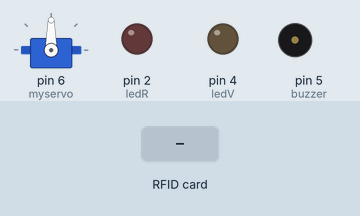
This sketch was run on a simulated Arduino Uno, built with avr-gcc and run on an emulated ATmega328P. Parts: servo, output pins drawn as LEDs (lit = HIGH), buzzer (waves = sounding, pin HIGH). The inputs (shaded band) are chosen by the test bench. Pins used as bus, display or sensor lines are not drawn; what the sketch prints to the serial monitor is not drawn.

Above: at 1.2 s.
1.3 s: RFID card 19 8A AF 6E held to the reader
At 1.45 s:
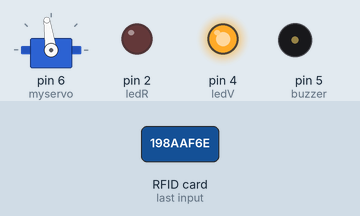
At 3.7 s:
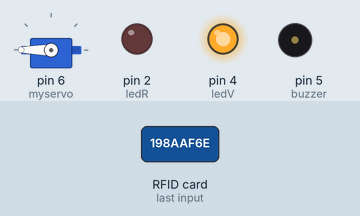
4.3 s: RFID card 5E 7A 19 C4 held to the reader
At 7.4 s:
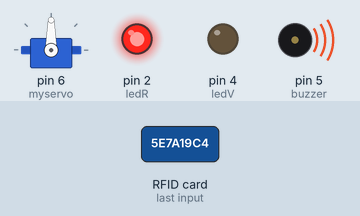
Timing chart, 0 to 11.6 s (numbered marks = the images above; inputs shaded):
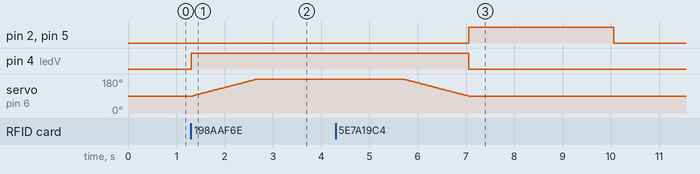

The sketch:

RFIDprogram.ino
```cpp
#include <SPI.h>
#include <MFRC522.h>
#include <Servo.h>
 Servo myservo;  // create servo object to control a servo
#define SS_PIN 10
#define RST_PIN 9
  int ledR = 2;
  int ledV = 4;
  int buzzer = 5;
 MFRC522 mfrc522(SS_PIN, RST_PIN);   // Instanta MFRC522
  int pos = 90;    // variable to store the servo position


void setup(){
  Serial.begin(9600);
  SPI.begin();      // Initializare  SPI bus
  mfrc522.PCD_Init();   // Initializare MFRC522
  myservo.attach(6);  // attaches the servo on pin 6 to the servo object
  Serial.println("Apropiați-vă cardul de cititor ...");
  Serial.println();
  pinMode(ledR, OUTPUT);
  pinMode(ledV, OUTPUT);
  pinMode(buzzer, OUTPUT);
}


void loop(){
  // Look for new cards
  if ( ! mfrc522.PICC_IsNewCardPresent()){
    return;
  }
  // Select one of the cards
  if ( ! mfrc522.PICC_ReadCardSerial()) {
    return;
  }
  //Show UID on serial monitor
 //  Serial.print("UID tag :");
  String content= "";
  byte letter;
  for (byte i = 0; i < mfrc522.uid.size; i++)
  {
    // Serial.print(mfrc522.uid.uidByte[i] < 0x10 ? " 0" : " "); // Afisare ID tag
    // Serial.print(mfrc522.uid.uidByte[i], HEX); // Afisare ID tag
     content.concat(String(mfrc522.uid.uidByte[i] < 0x10 ? " 0" : " "));
     content.concat(String(mfrc522.uid.uidByte[i], HEX));
  }
  Serial.println();
 //Serial.print("Acces : ");
  content.toUpperCase();
  if (content.substring(1) == "19 8A AF 6E") {//Acces card
    Serial.println("Dragomir Alin");
    Serial.print("Acces : ");
    Serial.println("Autorizat");
    Serial.println();
    digitalWrite(ledV, HIGH);
   for (pos = 90; pos <= 180; pos += 1) { // goes from 0 degrees to 180 degrees
    // in steps of 1 degree
    myservo.write(pos);              // tell servo to go to position in variable 'pos'
    delay(15);                       // waits 15ms for the servo to reach the position
    }
    delay(3000);
   for (pos = 180; pos >= 90; pos -= 1) { // goes from 180 degrees to 0 degrees
    myservo.write(pos);              // tell servo to go to position in variable 'pos'
    delay(15);                       // waits 15ms for the servo to reach the position
    }
    digitalWrite(ledV, LOW);
  }else{
    Serial.println("Persoană necunoscuă");
    Serial.print("Acces : ");
    Serial.println("Interzis");
     digitalWrite(ledR, HIGH);
     digitalWrite(buzzer, HIGH);
    delay(3000);
    digitalWrite(buzzer, LOW);
    digitalWrite(ledR, LOW);
  }
}
```

Measured:
- after the input at 1.3 s, pin 4 (ledV): LOW → HIGH at once; servo on pin 6 (myservo): moves from 90° to 180° over 1.3 s, starting at once
- after the input at 4.3 s, pin 2 (ledR), pin 5 (buzzer): LOW → HIGH after 2.8 s, → LOW 3.0 s later
